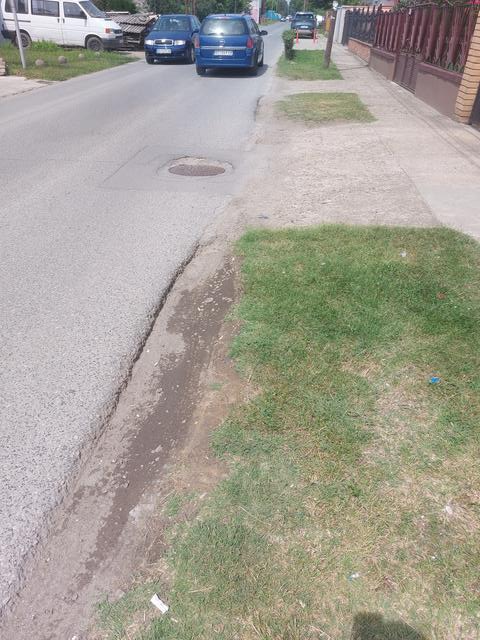
#> input picture pothole_detection/dataset/images/val/177.jpg, 480 x 640 px; its folder holds only this picture in this run
$ python 3e_opencv_hsv_label_output.py
#> lines starting #> are read from the running program, lines starting #| are printed output that depends on the picture; after the words box and inside, x2 and y2 are one past the last pixel; in counts of white or black regions, pixels touching at a corner belong together
import cv2
import numpy as np
import os
import glob

# Define the directory with images
image_dir = '/home/stefziv/Documents/ADOS/ADOS_2024_FORK/Teams/smeće_plast_čep/dataset/images/val/'  # Path to the directory with images

# Path to save YOLO format annotations
annotation_dir = '/home/stefziv/Documents/ADOS/ADOS_2024_FORK/Teams/smeće_plast_čep/dataset/labels/val'

# Create the directory for YOLO annotations if it doesn't exist
os.makedirs(annotation_dir, exist_ok=True)

# Find all images in the directory (jpg, png, etc.)
image_paths = glob.glob(os.path.join(image_dir, '*.*'))

# Define HSV ranges for different colors (red, green, blue, etc.)
color_ranges = {
    'black': ([0, 0, 0], [180, 255, 45]),
    'white': ([0, 0, 240], [180, 111, 255]),
    'red': ([159, 50, 70], [180, 255, 255]),
    'green': ([36, 50, 70], [89, 255, 255]),
    'blue': ([90, 50, 70], [128, 255, 255]),
    'yellow': ([25, 50, 70], [35, 255, 255]),
    'orange': ([9, 100, 100], [29, 255, 255])
}

# Map classes to YOLO indices
class_map = {
    'black': 0,
    'white': 1,
    'red': 2,
    'green': 3,
    'blue': 4,
    'yellow': 5,
    'orange': 6
}

# Function to save YOLO format annotations
def save_yolo_annotation(image_path, boxes, image_width, image_height):
    annotation_file = os.path.splitext(os.path.basename(image_path))[0] + '.txt'
    with open(os.path.join(annotation_dir, annotation_file), 'w') as f:
        for box in boxes:
            class_idx = box[0]
            x_center = ((box[1] + box[3]) / 2.0) / image_width
            y_center = ((box[2] + box[4]) / 2.0) / image_height
            width = (box[3] - box[1]) / image_width
            height = (box[4] - box[2]) / image_height
            f.write(f"{class_idx} {x_center} {y_center} {width} {height}\n")

# Process each image in the directory
for image_path in image_paths:
    # Load the image
    image = cv2.imread(image_path)
#> image is the input picture: shape (640, 480, 3); mean B, G, R 149.4, 160.2, 164.2
    if image is None:
        print(f"Failed to load image {image_path}")
        continue

    # Get image dimensions
    image_height, image_width = image.shape[:2]
#> image_height = 640; image_width = 480

    # Convert the image to grayscale
    gray_image = cv2.cvtColor(image, cv2.COLOR_BGR2GRAY)
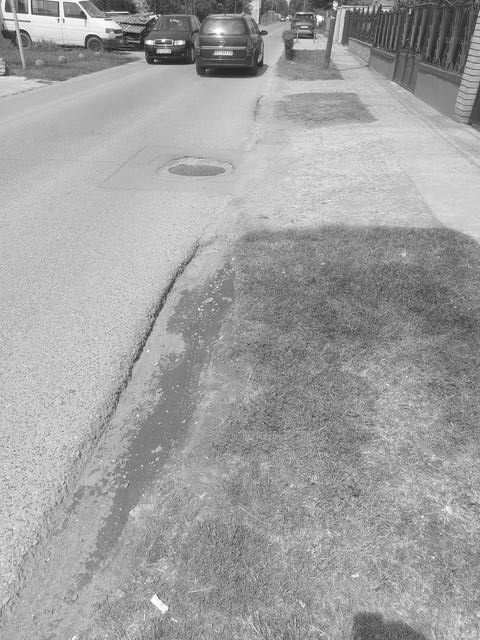
#> gray_image: shape (640, 480); min 25, max 255, mean 160.2
    # Blur the image to reduce noise
    img_blur = cv2.medianBlur(gray_image, 5)
    # Detect circles using Hough Circle Transform
    circles = cv2.HoughCircles(img_blur, cv2.HOUGH_GRADIENT, 1, gray_image.shape[0]/32, param1=210, param2=42, minRadius=10, maxRadius=300)
#> circles = None

    # Create an empty mask for circles
    circle_mask = np.zeros_like(gray_image)

    if circles is not None:
        circles = np.round(circles[0, :]).astype("int")
        for (x, y, r) in circles:
            # Draw circles on the mask
            cv2.circle(circle_mask, (x, y), r, 255, thickness=-1)

    # Convert the image from BGR to HSV color space
    hsv_image = cv2.cvtColor(image, cv2.COLOR_BGR2HSV)
#> hsv_image: shape (640, 480, 3); mean H, S, V 69.9, 37.6, 168.5

    # Initialize list to store bounding boxes
    boxes = []

    for color, (lower, upper) in color_ranges.items():
        # Create a mask for the current color
        lower_bound = np.array(lower, dtype=np.uint8)
        upper_bound = np.array(upper, dtype=np.uint8)
        color_mask = cv2.inRange(hsv_image, lower_bound, upper_bound)

        # Combine the mask with circles with the original mask
        mask_final = cv2.bitwise_and(color_mask, circle_mask)

        # Apply morphological operations (dilation and erosion)
        kernel = np.ones((5, 5), np.uint8)
        mask_final = cv2.morphologyEx(mask_final, cv2.MORPH_CLOSE, kernel)
        mask_final = cv2.morphologyEx(mask_final, cv2.MORPH_OPEN, kernel)

        # Label objects for the current color
        num_labels, labels_im = cv2.connectedComponents(mask_final)

        # Add bounding boxes to the list
        for i in range(1, num_labels):
            points = np.argwhere(labels_im == i)
            x_min, y_min = points.min(axis=0)
            x_max, y_max = points.max(axis=0)
            boxes.append((class_map[color], x_min, y_min, x_max, y_max))
#> this loop made 7 passes
#> pass 1, `color_mask = cv2.inRange(hsv_image, lower_bound, upper_bound)`:
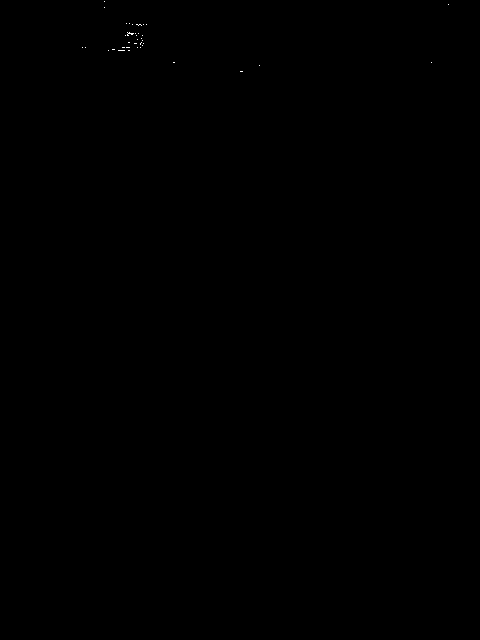
#> color_mask: shape (640, 480); 0.02% white in thin lines or dots, all inside (x1, y1, x2, y2) = (82, 1, 449, 72)
#> pass 2, `color_mask = cv2.inRange(hsv_image, lower_bound, upper_bound)`:
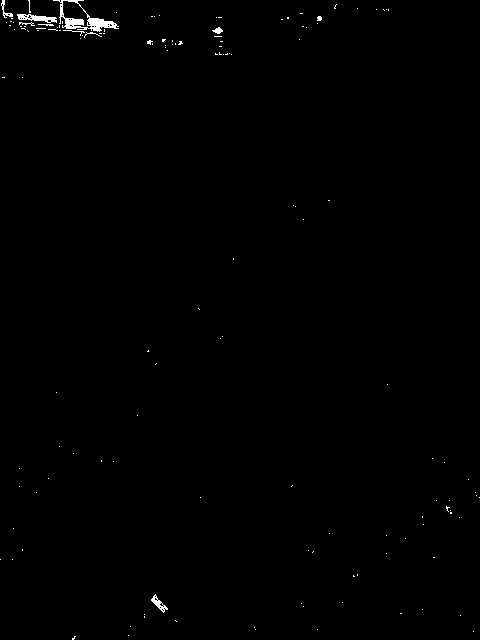
#> color_mask: shape (640, 480); 0.46% white; 139 white regions (129 under 20 px), largest, box (x1, y1, x2, y2) and area: (53, 0, 119, 32) 577, (17, 14, 57, 23) 192, (151, 594, 168, 613) 104
#> after the loop:
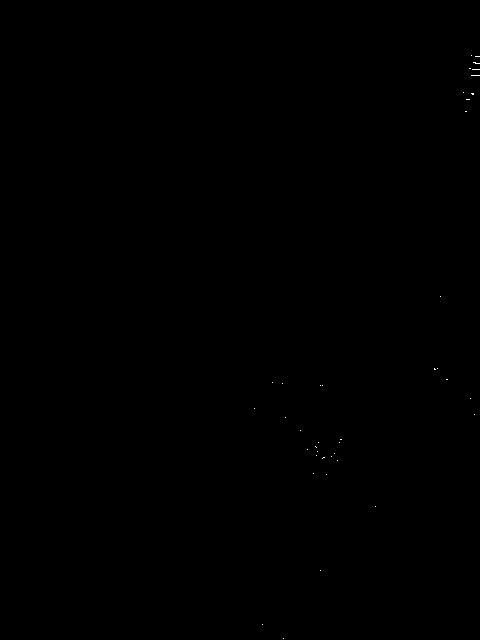
#> color_mask: shape (640, 480); 0.03% white in thin lines or dots, all inside (x1, y1, x2, y2) = (254, 55, 480, 639)
#> after the loop, boxes = []

    # Save YOLO format annotations
    save_yolo_annotation(image_path, boxes, image_width, image_height)

    # [5 lines of commented-out code are left out]

cv2.destroyAllWindows()

$ run again, on pothole_detection/dataset/images/val/343.jpg
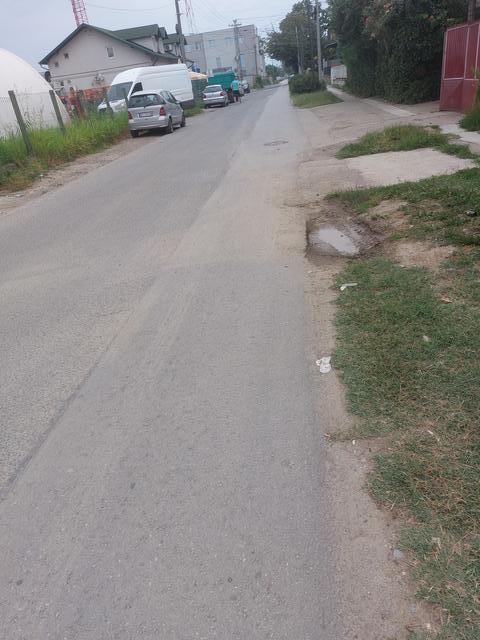
#> input picture pothole_detection/dataset/images/val/343.jpg, 480 x 640 px
#> image is the input picture: shape (640, 480, 3); mean B, G, R 134.6, 137.2, 139.8
#> circles = None
#> hsv_image: shape (640, 480, 3); mean H, S, V 95.3, 25.2, 143.1
#> the loop `for color, (lower, upper) in color_ranges.items():` made 7 passes
#> pass 1, `color_mask = cv2.inRange(hsv_image, lower_bound, upper_bound)`:
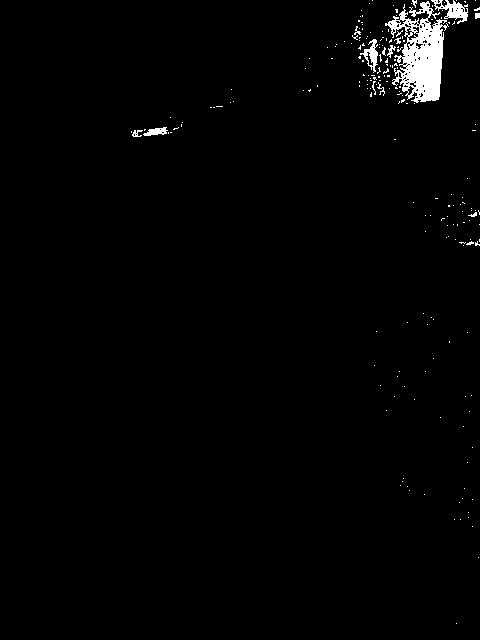
#> color_mask: shape (640, 480); 1.5% white; 206 white regions (193 under 20 px), largest, box (x1, y1, x2, y2) and area: (385, 1, 449, 103) 3202, (431, 0, 468, 24) 384, (360, 39, 378, 73) 240
#> pass 2, `color_mask = cv2.inRange(hsv_image, lower_bound, upper_bound)`:
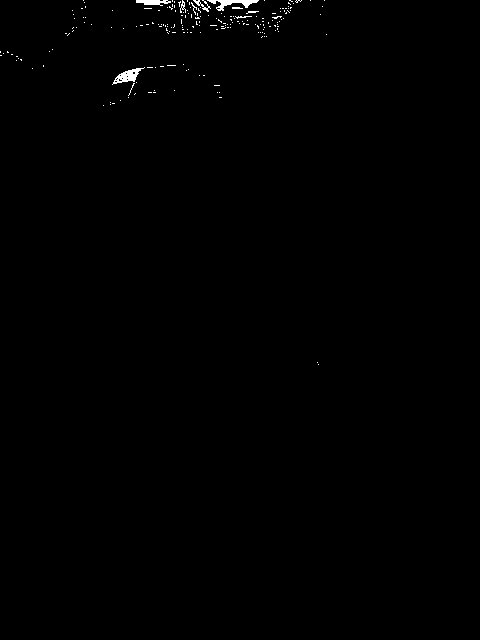
#> color_mask: shape (640, 480); 0.39% white; 201 white regions (193 under 20 px), largest, box (x1, y1, x2, y2) and area: (112, 67, 145, 85) 232, (207, 0, 259, 11) 230, (136, 0, 171, 6) 136
#> after the loop `for color, (lower, upper) in color_ranges.items():`: boxes = []

$ run again, on pothole_detection/dataset/images/val/380.jpg
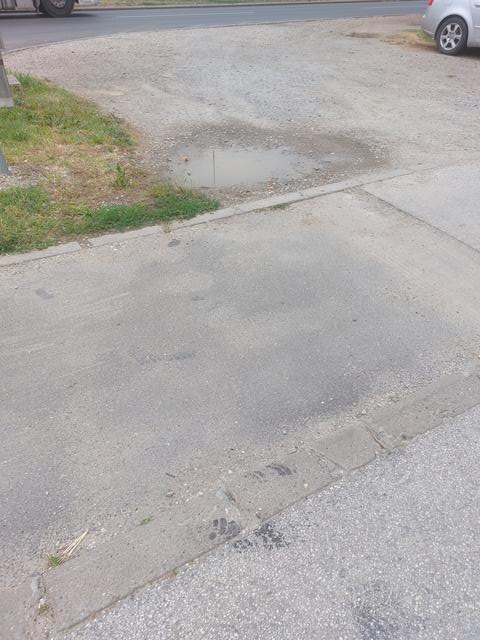
#> input picture pothole_detection/dataset/images/val/380.jpg, 480 x 640 px
#> image is the input picture: shape (640, 480, 3); mean B, G, R 167.9, 170.1, 172.8
#> `gray_image = cv2.cvtColor(image, cv2.COLOR_BGR2GRAY)`:
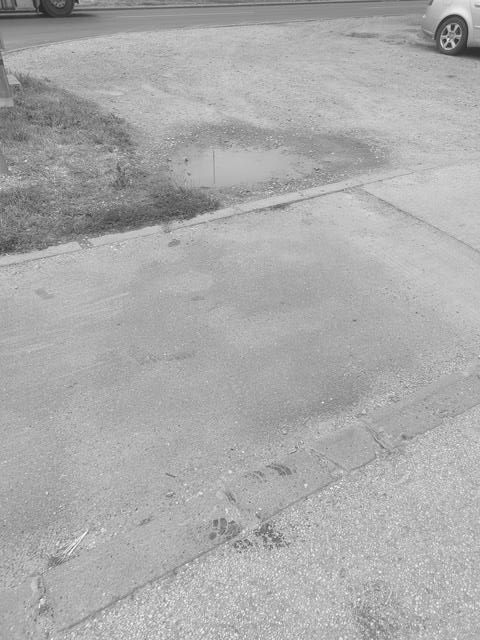
#> gray_image: shape (640, 480); min 31, max 254, mean 170.6
#> circles = None
#> hsv_image: shape (640, 480, 3); mean H, S, V 69.3, 13.3, 174.4
#> after the loop `for color, (lower, upper) in color_ranges.items():`:
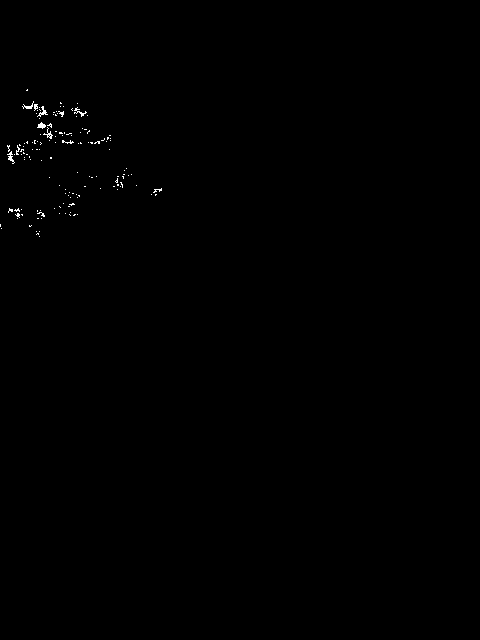
#> color_mask: shape (640, 480); 0.21% white in thin lines or dots, all inside (x1, y1, x2, y2) = (0, 89, 162, 237)
#> after the loop `for color, (lower, upper) in color_ranges.items():`: boxes = []
